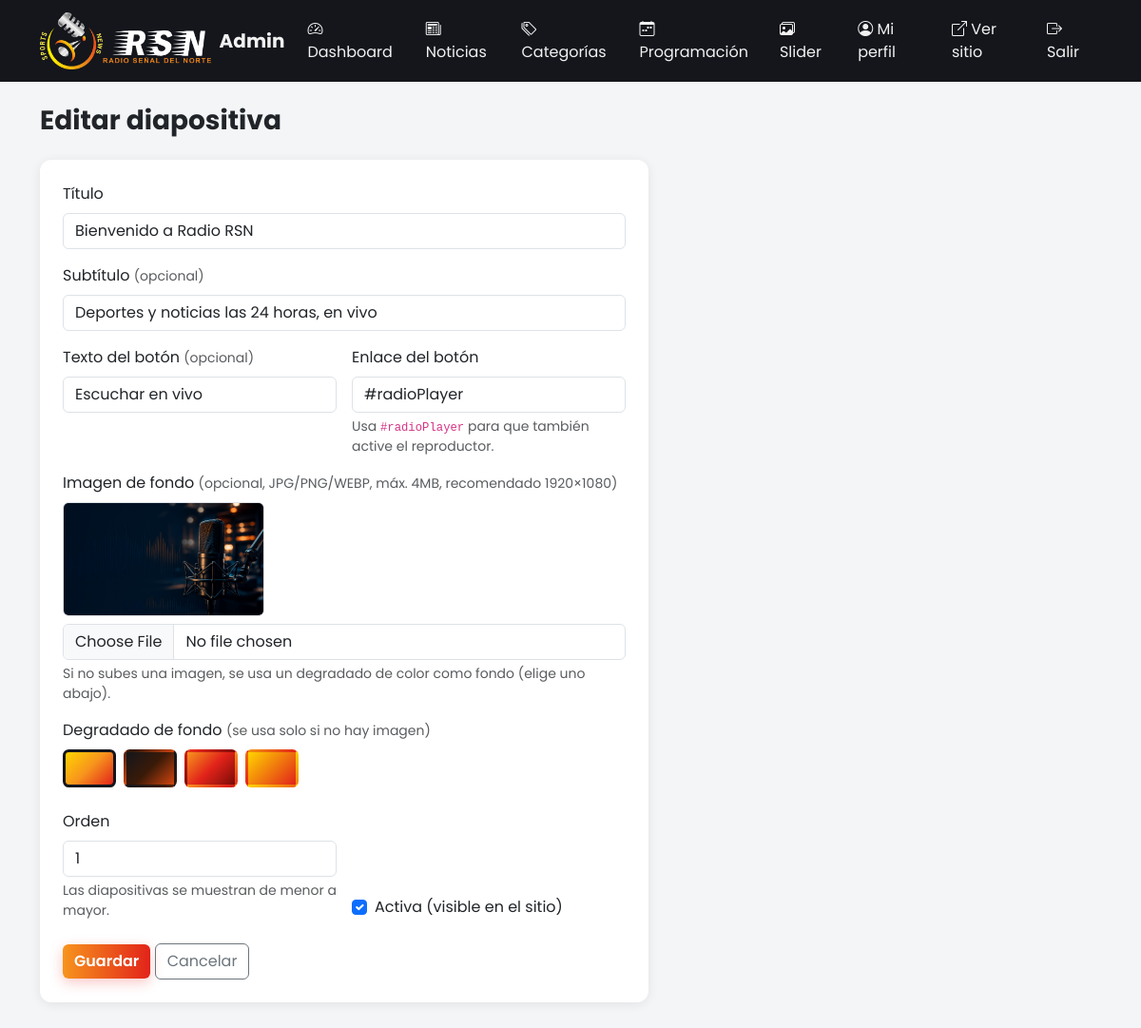
/admin/slider_form.php?id=1 (signed in), run on the app's committed database.
### tables this page shows
CREATE TABLE IF NOT EXISTS sliders (
  id INT AUTO_INCREMENT PRIMARY KEY,
  titulo VARCHAR(150) NOT NULL,
  subtitulo VARCHAR(255) DEFAULT NULL,
  boton_texto VARCHAR(60) DEFAULT NULL,
  boton_enlace VARCHAR(255) DEFAULT NULL,
  imagen VARCHAR(255) DEFAULT NULL,           
  clase_fondo VARCHAR(30) NOT NULL DEFAULT 'slide-bg-1',
  orden INT NOT NULL DEFAULT 0,
  activo TINYINT(1) NOT NULL DEFAULT 1,
  creado_en TIMESTAMP DEFAULT CURRENT_TIMESTAMP
);

### includes/functions.php (called while the page is built, shortened)
<?php
function h($str): string
{
    return htmlspecialchars((string)$str, ENT_QUOTES, 'UTF-8');
}
function getSliderPorId(int $id): ?array
{
    $pdo = getPDO();
    $stmt = $pdo->prepare('SELECT * FROM sliders WHERE id = ?');
    $stmt->execute([$id]);
    $row = $stmt->fetch();
    return $row ?: null;
}

### admin/slider_form.php (the view, shortened to what this page needs)
<?php
require_once __DIR__ . '/../includes/functions.php';
$id = isset($_GET['id']) ? (int)$_GET['id'] : 0;
$slider = $id ? getSliderPorId($id) : null;
$pageTitle = $slider ? 'Editar diapositiva' : 'Nueva diapositiva';
include __DIR__ . '/includes/admin_header.php';
?>
<h1 class="h3 fw-bold mb-4"><?= h($pageTitle) ?></h1>
<div class="card admin-card p-4" style="max-width:640px;">
  <form action="slider_guardar.php" method="post" enctype="multipart/form-data">
    <div class="mb-3">
      <label class="form-label">Título</label>
      <input type="text" name="titulo" class="form-control" required value="<?= h($slider['titulo'] ?? '') ?>">
    </div>
    <div class="mb-3">
      <label class="form-label">Subtítulo <span class="text-muted small">(opcional)</span></label>
      <input type="text" name="subtitulo" class="form-control" value="<?= h($slider['subtitulo'] ?? '') ?>">
    </div>
    <div class="row g-3 mb-3">
      <div class="col-sm-6">
        <label class="form-label">Texto del botón <span class="text-muted small">(opcional)</span></label>
        <input type="text" name="boton_texto" class="form-control" value="<?= h($slider['boton_texto'] ?? '') ?>" placeholder="Ej: Escuchar en vivo">
      </div>
      <div class="col-sm-6">
        <label class="form-label">Enlace del botón</label>
        <input type="text" name="boton_enlace" class="form-control" value="<?= h($slider['boton_enlace'] ?? '') ?>" placeholder="#radioPlayer, noticias.php...">
        <div class="form-text">Usa <code>#radioPlayer</code> para que también active el reproductor.</div>
      </div>
    </div>
    <div class="mb-3">
      <label class="form-label">Imagen de fondo <span class="text-muted small">(opcional, JPG/PNG/WEBP, máx. 4MB, recomendado 1920×1080)</span></label>
      <?php if (!empty($slider['imagen'])): ?>
        <div class="mb-2">
          <img src="../uploads/sliders/<?= h($slider['imagen']) ?>" style="max-height:120px;" class="rounded border">
        </div>
      <?php endif; ?>
      <input type="file" name="imagen" class="form-control" accept=".jpg,.jpeg,.png,.webp">
      <div class="form-text">Si no subes una imagen, se usa un degradado de color como fondo (elige uno abajo).</div>
    </div>
    <div class="mb-4">
      <label class="form-label">Degradado de fondo <span class="text-muted small">(se usa solo si no hay imagen)</span></label>
      <div class="d-flex gap-2 flex-wrap">
        <?php foreach (SLIDER_FONDOS as $clase): $sel = ($slider['clase_fondo'] ?? 'slide-bg-1') === $clase; ?>
          <label class="fondo-opcion <?= $clase ?> <?= $sel ? 'is-selected' : '' ?>">
          </label>
        <?php endforeach; ?>
      </div>
    </div>
    <div class="row g-3 mb-4">
      <div class="col-sm-6">
        <label class="form-label">Orden</label>
        <input type="number" name="orden" class="form-control" value="<?= (int)($slider['orden'] ?? 0) ?>">
        <div class="form-text">Las diapositivas se muestran de menor a mayor.</div>
      </div>
      <div class="col-sm-6 d-flex align-items-end">
        <div class="form-check">
          <input type="checkbox" name="activo" value="1" class="form-check-input" id="activo" <?= (!$slider || $slider['activo']) ? 'checked' : '' ?>>
          <label class="form-check-label" for="activo">Activa (visible en el sitio)</label>
        </div>
      </div>
    </div>
    <button type="submit" class="btn btn-brand">Guardar</button>
    <a href="sliders.php" class="btn btn-outline-secondary">Cancelar</a>
  </form>
</div>
<?php include __DIR__ . '/includes/admin_footer.php'; ?>

### assets/css/style.css (style rules this page uses)
:root { --brand: #f7941d; --brand-dark: #d1450f; --brand-yellow: #ffd400; --brand-red: #e2231a; --dark-bg: #14161c; --dark-bg-2: #1c1f27; }
html { scroll-behavior: smooth; }
body { font-family: 'Poppins', 'Segoe UI', Roboto, Arial, sans-serif; background: #f4f5f7; overflow-x: hidden; }
a { text-decoration: none; }
img { max-width: 100%; }
.btn-brand { background: linear-gradient(90deg, var(--brand), var(--brand-red)); color: #fff; border: none; font-weight: 600; transition: transform .15s ease, box-shadow .15s ease, opacity .15s ease; box-shadow: 0 4px 14px rgba(226, 35, 26, .25); }
.slide-bg-1 { background: linear-gradient(135deg, #ffd400, #f7941d, #e2231a); }
.slide-bg-2 { background: linear-gradient(135deg, #14161c, #3a1a08, #d1450f); }
.slide-bg-3 { background: linear-gradient(135deg, #f7941d, #e2231a, #7a0c07); }
.slide-bg-4 { background: linear-gradient(135deg, #ffd400, #e2231a); }
.fondo-opcion { display: block; width: 56px; height: 40px; border-radius: .4rem; cursor: pointer; border: 3px solid transparent; transition: border-color .15s ease, transform .15s ease; }
.fondo-opcion.is-selected { border-color: var(--dark-bg); }

### admin/includes/admin_header.php (style rules this page uses)
body { background: #f4f5f7; padding-bottom: 0; font-family: 'Poppins', 'Segoe UI', Arial, sans-serif; }
.admin-card { border: none; border-radius: .75rem; box-shadow: 0 2px 12px rgba(0,0,0,.08); }

### data on the page
sliders: titulo "Bienvenido a Radio RSN", subtitulo "Deportes y noticias las 24 horas, en vivo", boton_texto "Escuchar en vivo", boton_enlace "#radioPlayer", imagen (picture), orden "1", activo "☑"

### other printed values
$pageTitle "Editar diapositiva"
